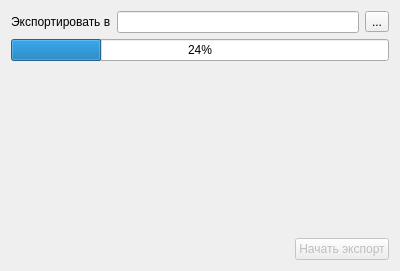
<?xml version="1.0" encoding="UTF-8"?>
<ui version="4.0">
 <class>ExportFeedDataCsv_Wizard_2</class>
 <widget class="QDialog" name="ExportFeedDataCsv_Wizard_2">
  <property name="geometry">
   <rect>
    <x>0</x>
    <y>0</y>
    <width>400</width>
    <height>271</height>
   </rect>
  </property>
  <property name="windowTitle">
   <string>Экспорт данных о питании</string>
  </property>
  <layout class="QGridLayout">
   <item row="5" column="0">
    <spacer>
     <property name="orientation">
      <enum>Qt::Vertical</enum>
     </property>
     <property name="sizeHint" stdset="0">
      <size>
       <width>20</width>
       <height>40</height>
      </size>
     </property>
    </spacer>
   </item>
   <item row="0" column="0">
    <layout class="QHBoxLayout">
     <property name="spacing">
      <number>6</number>
     </property>
     <property name="margin">
      <number>0</number>
     </property>
     <item>
      <widget class="QLabel" name="label">
       <property name="text">
        <string>Экспортировать в</string>
       </property>
      </widget>
     </item>
     <item>
      <widget class="QLineEdit" name="edtFileName"/>
     </item>
     <item>
      <widget class="QToolButton" name="btnSelectFile">
       <property name="text">
        <string>...</string>
       </property>
      </widget>
     </item>
    </layout>
   </item>
   <item row="6" column="0">
    <layout class="QHBoxLayout">
     <property name="spacing">
      <number>6</number>
     </property>
     <property name="margin">
      <number>0</number>
     </property>
     <item>
      <spacer>
       <property name="orientation">
        <enum>Qt::Horizontal</enum>
       </property>
       <property name="sizeHint" stdset="0">
        <size>
         <width>40</width>
         <height>20</height>
        </size>
       </property>
      </spacer>
     </item>
     <item>
      <widget class="QPushButton" name="btnExport">
       <property name="enabled">
        <bool>false</bool>
       </property>
       <property name="text">
        <string>Начать экспорт</string>
       </property>
      </widget>
     </item>
    </layout>
   </item>
   <item row="3" column="0">
    <widget class="CProgressBar" name="progressBar">
     <property name="value">
      <number>24</number>
     </property>
     <property name="orientation">
      <enum>Qt::Horizontal</enum>
     </property>
    </widget>
   </item>
   <item row="4" column="0">
    <widget class="QLabel" name="stat">
     <property name="text">
      <string/>
     </property>
    </widget>
   </item>
   <item row="1" column="0">
    <layout class="QHBoxLayout">
     <property name="spacing">
      <number>6</number>
     </property>
     <property name="margin">
      <number>0</number>
     </property>
    </layout>
   </item>
  </layout>
 </widget>
 <customwidgets>
  <customwidget>
   <class>CProgressBar</class>
   <extends>QProgressBar</extends>
   <header>library/ProgressBar.h</header>
  </customwidget>
 </customwidgets>
 <tabstops>
  <tabstop>edtFileName</tabstop>
  <tabstop>btnSelectFile</tabstop>
  <tabstop>btnExport</tabstop>
 </tabstops>
 <resources/>
 <connections/>
</ui>
